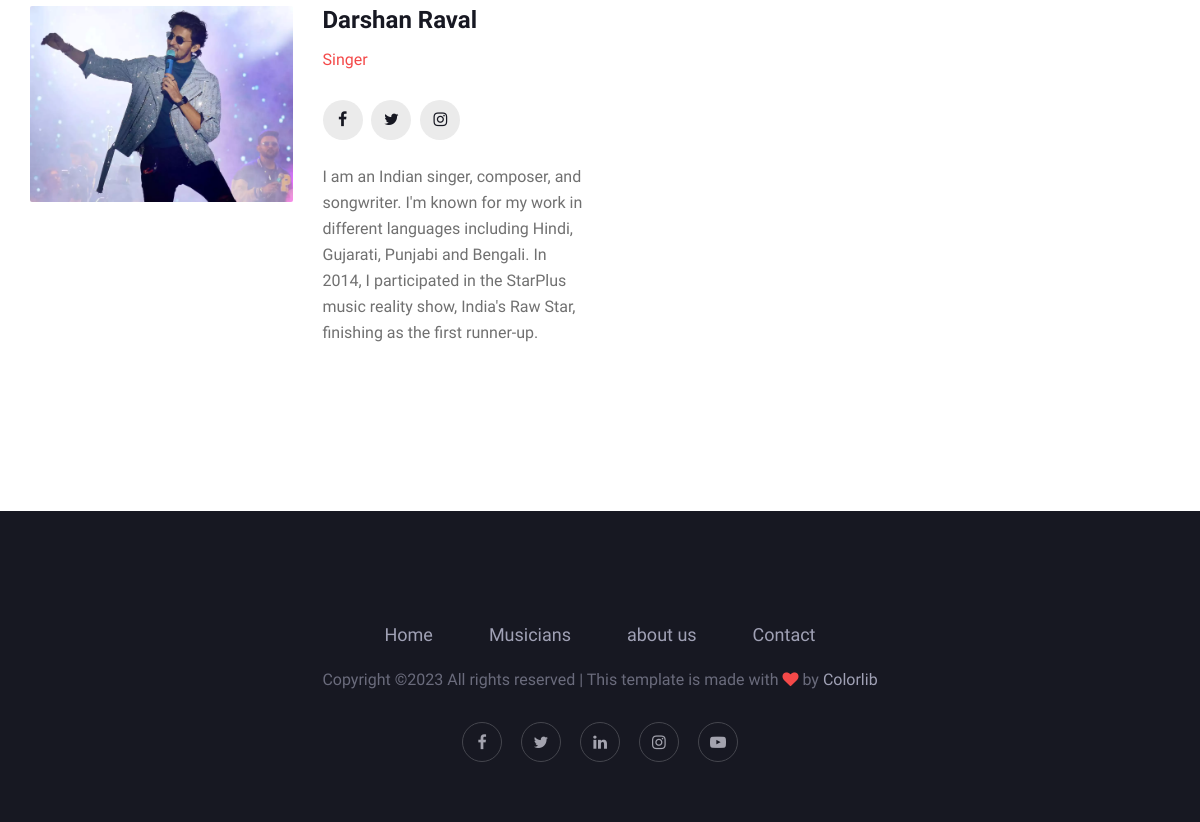
The app's page /artist/ (lower part), older data.
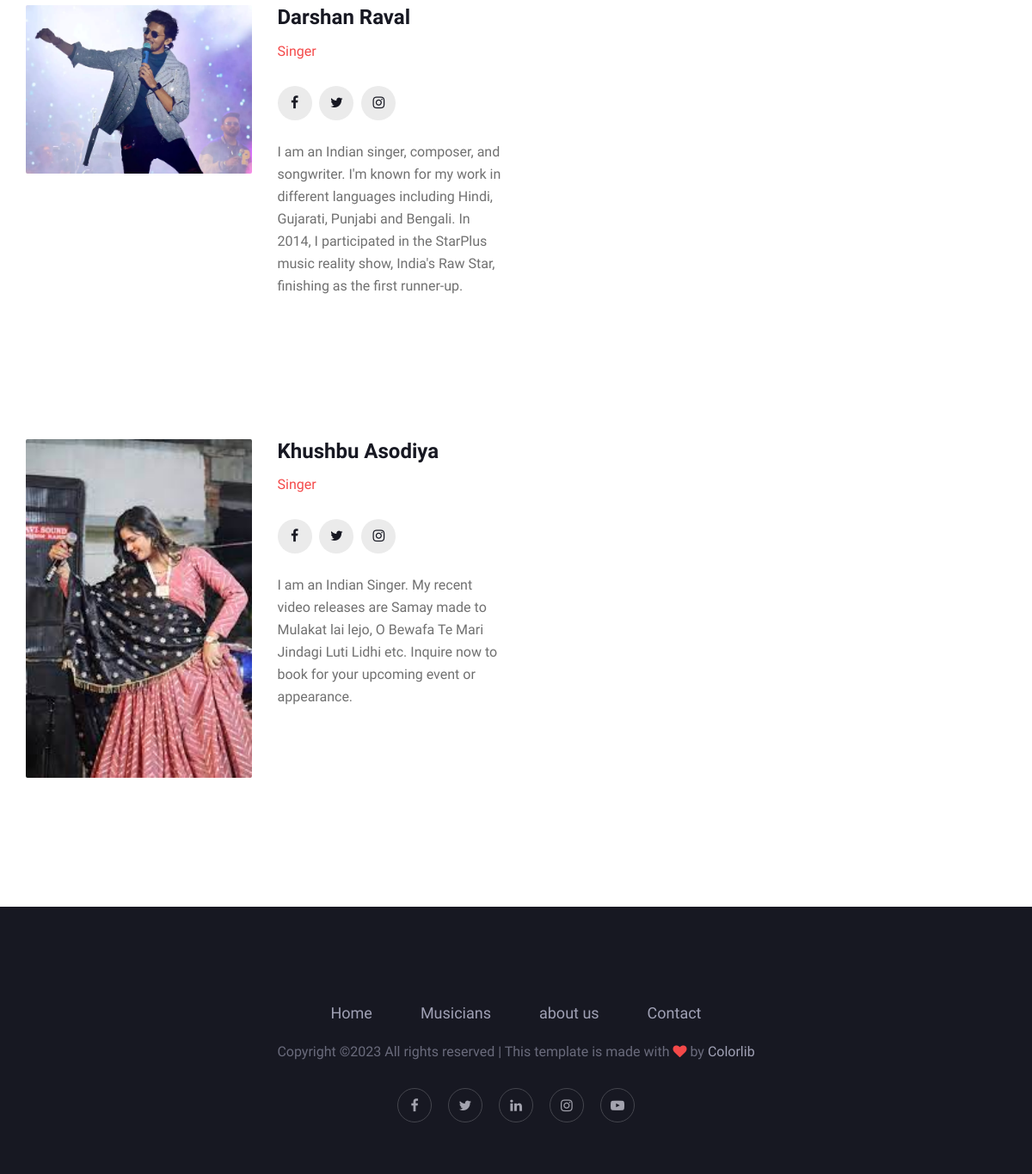
The same page, newer data.
### myapp/models.py (models this page shows, shortened)
class Artist(models.Model):
	fname=models.CharField(max_length=100)
	lname=models.CharField(max_length=100)
	email=models.EmailField()
	mobile=models.BigIntegerField()
	about=models.TextField(max_length=500)
	facebook=models.CharField(max_length=100)
	instagram=models.CharField(max_length=100)
	twitter=models.CharField(max_length=100)
	password=models.CharField(max_length=50)
	profile_pic=models.ImageField(upload_to='profile_pic')

### myapp/views.py (the view)
# urls.py: path('artist/',views.artist, name='artist'),
def artist(request):
	artist=Artist.objects.all()
	return render(request,'artist.html',{'artist':artist})

### myapp/templates/artist.html (shortened to what this page needs)
{% extends 'header.html' %}
{% load static %}
{% block content %}
<!DOCTYPE html>
<html lang="zxx">
<head>
</head>
<body>
    {% for i in artist %}
    <section class="speaker-section spad">
        <div class="container">
            <div class="row">
                <div class="col-sm-6">
                    <div class="speaker-item">
                        <div class="row">
                            <div class="col-lg-6">
                                <div class="si-pic">
                                    <img src="{{ i.profile_pic.url }}" alt="">
                                </div>
                            </div>
                            <div class="col-lg-6">
                                <div class="si-text">
                                    <div class="si-title">
                                        <h4>{{ i.fname}} {{i.lname }}</h4>
                                        <span>Singer</span>
                                    </div>
                                    <div class="si-social">
                                        <a href="{{ i.facenook }}"><i class="fa fa-facebook"></i></a>
                                        <a href="{{ i.twitter}}"><i class="fa fa-twitter"></i></a>
                                        <a href="{{ i.instagram }}"><i class="fa fa-instagram"></i></a>
                                    </div>
                                    <p>{{ i.about }}</p>
                                </div>
                            </div>
                        </div>
                    </div>
                </div>
            </div>
        </div>
    </section>
    {% endfor %}
</body>
</html>
{% endblock %}

Row changes from the older to the newer data that the page shows:
added Artist: profile_pic (picture), fname "Khushbu", lname "Asodiya", about "I am an Indian Singer. My recent video releases are Samay made to Mulakat lai lejo, O Bewafa Te Mari Jindagi Luti Lidhi etc. Inquire now to book for your upcoming event or appearance."
